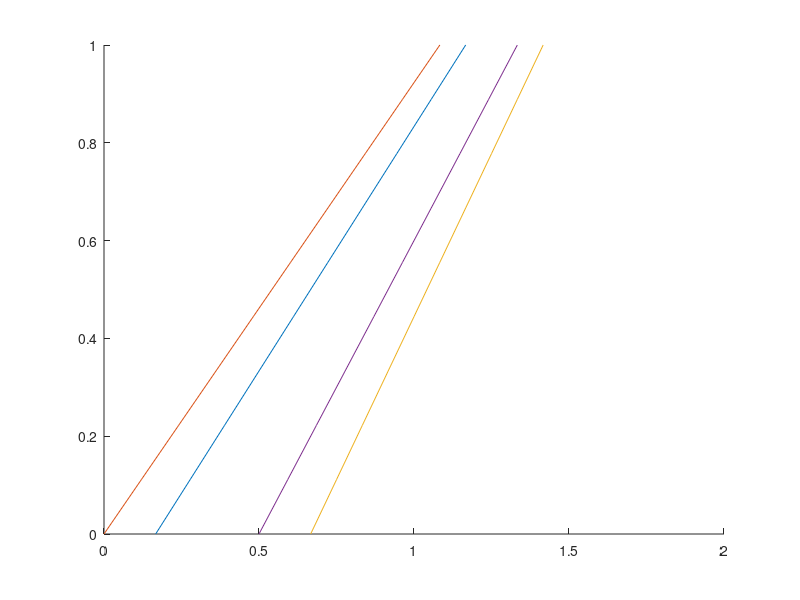

This figure's MATLAB source: (Note: this script raises an error after producing the figure.)
%%%%%%%%%%%%%%%%%%%%%%%%%%%%%%%%%%%%%%%%%%%%%%%%%%%%%%%%%%%%%%%%%%%%%%%%%%%
%%%%               Vortex Lattice Method Wing Solver                   %%%%
%%%%%%%%%%%%%%%%%%%%%%%%%%%%%%%%%%%%%%%%%%%%%%%%%%%%%%%%%%%%%%%%%%%%%%%%%%%

clear
close all

%% Wing deffinition variables

NACA_perf = 2400;
AR = 4; %Aspect Ratio
sup = 1; %Surface area
estr = 0.5;
sweep = deg2rad(45);
tors = deg2rad(-4);

%% Geometry deffinition variables

Nc = 1; %Number of chordwise panels (placeholder, more than 1 WILL break this code)
Ns = 10; %Number of spanwise panels for each semiplane
Dist = 0; %0 for equidist, 1 for more vorteces toward the root, 2 for more vorteces toward the wingtips

%% Wing semiplane geometry calculations

%lets assume the center wing profile is located at x,y = 0,0

%Division of the y axis will be made as a distribution of points from said
%axis, it will NOT be done dividing any of the wing chords

%Position variables are stored for the right semiplane only

semispan = sqrt(AR/sup)/2;
cr = sup/(semispan*(1+estr)); %chord at root
ct = cr * estr; %chord at wingtip

if Dist == 0
    yw = linspace(0, semispan, Ns);
elseif Dist == 1
    yw = linspace(0, pi/2, Ns);
    yw = semispan*(1-cos(yw));
elseif Dist == 2
    yw = linspace(0, pi/2, Ns);
    yw = semispan*sen(yw);
end

xw_4 = zeros(1,Ns); %x at 1/4 chord
chord = zeros(1,Ns);


for i=1:Ns
    chord(i) = cr-(cr-ct)/semispan * yw(i);

   %Position of the 1/4 chord line of the semiplane, each airfoil is defined
   %around these points
    xw_4(i) = cr/4 + yw(i)*tan(sweep);
end


%Definition of the rest of the lattice points in the right semiplane
xw_le = xw_4 - chord/4; %x at trailing edge
xw_te = xw_4 + 3*chord/4; %x at leading edge
xw_ctrl = xw_4 +chord/2; %x at control line

x_ctrl = zeros (1, Ns-1);
y_ctrl = zeros (1, Ns-1);

%Definition of control points for induced velocity calculations
for i=1:(Ns-1)
    y_ctrl(i) = (yw(i)+yw(i+1))/2;
    x_ctrl(i) = cr/4 + y_ctrl(i)*tan(sweep) + 0.5*(cr-(cr-ct)/semispan * y_ctrl(i));
end

c_geo_mean = cr * (1+estr)/2;
c_aero_mean = 2/3 * cr * (1+estr+estr^2)/(1+estr);
y_aero_ctr = semispan * (1+2*estr)/(3*(1+estr));

x_aero_ctr = 0.25*cr;
for i=1:Ns
    x_aero_ctr = x_aero_ctr + 2*tan(sweep)/sup * chord(i)*yw(i);
end








%% Plot temporal para probar cosas

figure
hold on
plot(xw_4, yw)
plot(xw_le, yw)
plot(xw_te, yw)
plot(xw_ctrl, yw)
plot(x_ctrl,y_ctrl, LineStyle="none", Marker="o")
% Prueba
